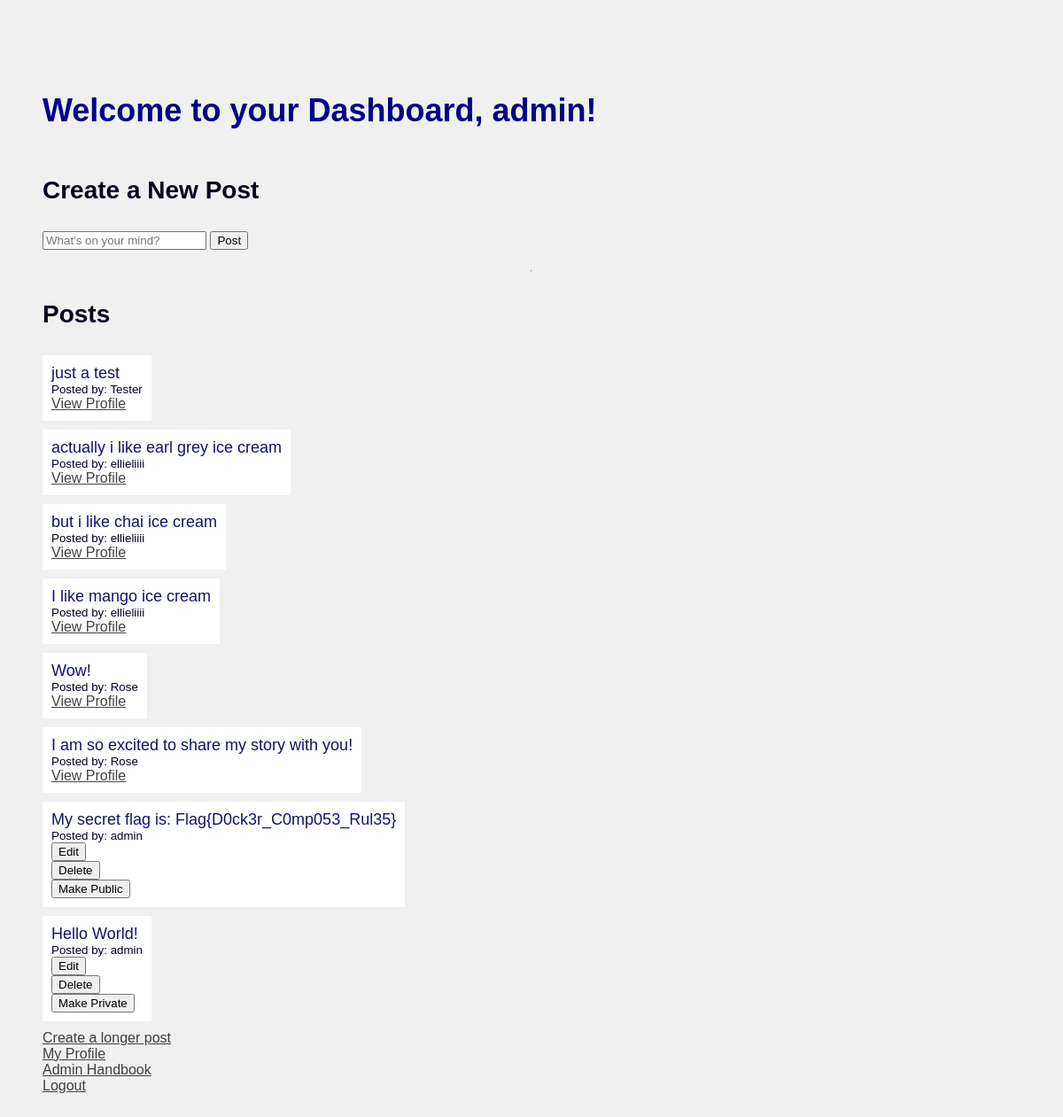
The page /dashboard (signed in) on the database its author committed.
### app.py (models this page shows)
class User(db.Model, UserMixin):
    id = db.Column(db.Integer, primary_key=True)
    username = db.Column(db.String(20), nullable=False, unique=True)
    password = db.Column(db.String(80), nullable=False)
    posts = db.relationship('Post', backref='author', lazy=True)
    fun_fact = db.Column(db.Text, default="Fun fact goes here")
    private_fun_fact = db.Column(db.Boolean, default=False)
    is_admin = db.Column(db.Boolean, default=False)

class Post(db.Model):
    id = db.Column(db.Integer, primary_key=True)
    content = db.Column(db.Text, nullable=False)
    user_id = db.Column(db.Integer, db.ForeignKey('user.id'), nullable=False)  # Reintroduced ForeignKey
    private = db.Column(db.Boolean, default=False)

### app.py (the view)
@app.route('/dashboard', methods=['GET', 'POST'])
@login_required
def dashboard():
    prefix = request.headers.get('X-Forwarded-Prefix', '').strip('/')
    print(prefix)
    form = PostForm()
    if form.validate_on_submit():
        new_post = Post(content=form.content.data, user_id=current_user.id)
        db.session.add(new_post)
        db.session.commit()
        dashboard_url = '/' + prefix + url_for('dashboard')
        return redirect(dashboard_url)
    posts = Post.query.order_by(Post.id.desc()).all()
    if current_user.is_admin:
        return render_template('admin_dashboard.html', form=form, posts=posts, prefix = prefix)
    else:
        return render_template('dashboard.html', form=form, posts=posts, prefix = prefix)

### app.py
class PostForm(FlaskForm):
    content = StringField(validators=[
                          InputRequired(), Length(min=1, max=280)], render_kw={"placeholder": "What's on your mind?"})
    submit = SubmitField('Post')

### app.py (called while the page is built)
@login_manager.user_loader
def load_user(user_id):
    return User.query.get(int(user_id))

### templates/admin_dashboard.html (shortened to what this page needs)
<!DOCTYPE html>
<html>
<head>
    <link rel="stylesheet" type="text/css" href="{{ url_for('static', filename='style.css') }}">
</head>
<body>
    <div class="container">
        <h1>Welcome to your Dashboard, {{ current_user.username }}!</h1>
        <h2>Create a New Post</h2>
        <form method="POST" action="/{{prefix + url_for('dashboard') }}">
            {{ form.content }}
            {{ form.submit }}
        </form>
        <hr>
        <h2>Posts</h2>
        {% for post in posts %}
            {% if not post.private or current_user.id == post.author.id %}
                <div class="post">
                    <p>{{ post.content }}</p>
                    <small>Posted by: {{ post.author.username }}</small>
                    {% if current_user.id != post.author.id %}
                        <a href="/{{prefix + url_for('profile', user_id=post.author.id) }}">View Profile</a>
                    {% endif %}
                    {% if current_user.id == post.author.id %}
                        <form method="POST" action="/{{prefix + url_for('edit_post', post_id=post.id) }}">
                            <button type="submit">Edit</button>
                        </form>
                        <form method="POST" action="/{{prefix + url_for('delete_post', post_id=post.id) }}">
                            <button type="submit">Delete</button>
                        </form>
                        <form method="POST" action="/{{prefix + url_for('toggle_privacy', post_id=post.id) }}">
                            {% if post.private %}
                                <button type="submit">Make Public</button>
                            {% else %}
                                <button type="submit">Make Private</button>
                            {% endif %}
                        </form>
                    {% endif %}
                </div>
            {% endif %}
        {% endfor %}
        <a href="/{{prefix + url_for('create_longer_post') }}">Create a longer post</a>
        <a href="/{{prefix + url_for('profile', user_id=current_user.id) }}">My Profile</a>
        <a href="/{{prefix + url_for('admin_handbook') }}">Admin Handbook</a>
        <a href="/{{prefix + url_for('logout') }}">Logout</a>
    </div>
</body>
</html>

### static/style.css (style rules this page uses)
body { background-color: #f0f0f0; color: rgba(255, 255, 255, 0.762); font-family: Arial, sans-serif; }
.container { display: flex; flex-direction: column; align-items: flex-start; justify-content: flex-start; height: 100vh; margin: 40px auto; padding: 40px; overflow-y: auto; }
h1 { font-size: 36px; text-align: center; margin-bottom: 30px; color: darkblue; }
h2 { font-size: 28px; text-align: left; margin-bottom: 30px; color: rgb(3, 3, 29); }
p { font-size: 18px; text-align: left; margin-bottom: 30px; color: rgb(19, 19, 107); }
form input { margin-bottom: 15px; }
.post { background-color: #ffffff; padding: 10px; margin-bottom: 10px; }
.post p { margin: 0; }
.post small { display: block; color: rgb(2, 2, 34); }
a { color: rgba(15, 7, 7, 0.762); }

### rows shown on the page
User: username "admin"
Post: content "just a test", author.username "Tester"
Post: content "actually i like earl grey ice cream", author.username "ellieliiii"
Post: content "but i like chai ice cream", author.username "ellieliiii"
Post: content "I like mango ice cream", author.username "ellieliiii"
Post: content "Wow!", author.username "Rose"
Post: content "I am so excited to share my story with you!", author.username "Rose"
Post: content "My secret flag is: Flag{D0ck3r_C0mp053_Rul35}", author.username "admin", private "Make Public"
Post: content "Hello World!", author.username "admin", private "Make Private"
